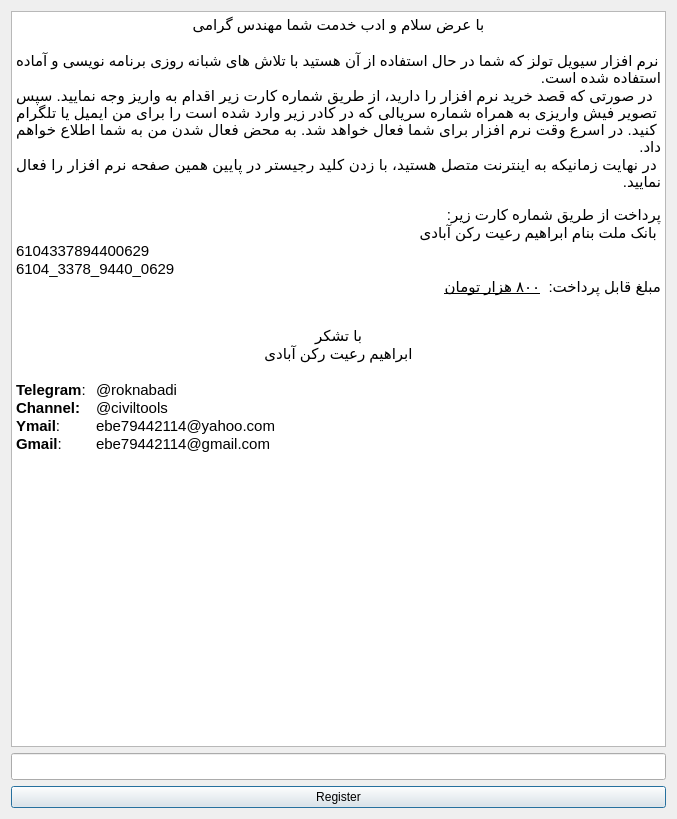
<?xml version="1.0" encoding="UTF-8"?>
<ui version="4.0">
 <class>about</class>
 <widget class="QDialog" name="about">
  <property name="windowModality">
   <enum>Qt::NonModal</enum>
  </property>
  <property name="geometry">
   <rect>
    <x>0</x>
    <y>0</y>
    <width>677</width>
    <height>819</height>
   </rect>
  </property>
  <property name="windowTitle">
   <string>Registration Serial</string>
  </property>
  <property name="modal">
   <bool>false</bool>
  </property>
  <layout class="QVBoxLayout" name="verticalLayout">
   <item>
    <widget class="QTextEdit" name="textEdit">
     <property name="html">
      <string>&lt;!DOCTYPE HTML PUBLIC &quot;-//W3C//DTD HTML 4.0//EN&quot; &quot;http://www.w3.org/TR/REC-html40/strict.dtd&quot;&gt;
&lt;html&gt;&lt;head&gt;&lt;meta name=&quot;qrichtext&quot; content=&quot;1&quot; /&gt;&lt;style type=&quot;text/css&quot;&gt;
p, li { white-space: pre-wrap; }
&lt;/style&gt;&lt;/head&gt;&lt;body style=&quot; font-family:'MS Shell Dlg 2'; font-size:7.8pt; font-weight:400; font-style:normal;&quot;&gt;
&lt;p align=&quot;center&quot; dir='rtl' style=&quot; margin-top:0px; margin-bottom:0px; margin-left:0px; margin-right:0px; -qt-block-indent:0; text-indent:0px;&quot;&gt;&lt;span style=&quot; font-family:'Ubuntu'; font-size:11pt;&quot;&gt;با عرض سلام و ادب خدمت شما مهندس گرامی&lt;/span&gt;&lt;/p&gt;
&lt;p align=&quot;center&quot; dir='rtl' style=&quot;-qt-paragraph-type:empty; margin-top:0px; margin-bottom:0px; margin-left:0px; margin-right:0px; -qt-block-indent:0; text-indent:0px; font-family:'Ubuntu'; font-size:11pt;&quot;&gt;&lt;br /&gt;&lt;/p&gt;
&lt;p align=&quot;justify&quot; dir='rtl' style=&quot; margin-top:0px; margin-bottom:0px; margin-left:0px; margin-right:0px; -qt-block-indent:0; text-indent:0px;&quot;&gt;&lt;span style=&quot; font-family:'Ubuntu'; font-size:11pt;&quot;&gt;نرم افزار سیویل تولز که شما در حال استفاده از آن هستید با تلاش های شبانه روزی برنامه نویسی و آماده استفاده شده است. &lt;/span&gt;&lt;/p&gt;
&lt;p align=&quot;justify&quot; dir='rtl' style=&quot; margin-top:0px; margin-bottom:0px; margin-left:0px; margin-right:0px; -qt-block-indent:0; text-indent:0px;&quot;&gt;&lt;span style=&quot; font-family:'Ubuntu'; font-size:11pt;&quot;&gt; در صورتی که قصد خرید نرم افزار را دارید، از طریق شماره کارت زیر اقدام به واریز وجه نمایید. سپس تصویر فیش واریزی به همراه شماره سریالی که در کادر زیر وارد شده است را برای من ایمیل یا تلگرام کنید. در اسرع وقت نرم افزار برای شما فعال خواهد شد. به محض فعال شدن من به شما اطلاع خواهم داد.&lt;/span&gt;&lt;/p&gt;
&lt;p align=&quot;justify&quot; dir='rtl' style=&quot; margin-top:0px; margin-bottom:0px; margin-left:0px; margin-right:0px; -qt-block-indent:0; text-indent:0px;&quot;&gt;&lt;span style=&quot; font-family:'Ubuntu'; font-size:11pt;&quot;&gt;در نهایت زمانیکه به اینترنت متصل هستید، با زدن کلید رجیستر در پایین همین صفحه نرم افزار را فعال نمایید.&lt;/span&gt;&lt;/p&gt;
&lt;p align=&quot;right&quot; dir='rtl' style=&quot;-qt-paragraph-type:empty; margin-top:0px; margin-bottom:0px; margin-left:0px; margin-right:0px; -qt-block-indent:0; text-indent:0px; font-family:'Noto Sans'; font-size:10pt;&quot;&gt;&lt;br /&gt;&lt;/p&gt;
&lt;p align=&quot;right&quot; dir='rtl' style=&quot; margin-top:0px; margin-bottom:0px; margin-left:0px; margin-right:0px; -qt-block-indent:0; text-indent:0px;&quot;&gt;&lt;span style=&quot; font-family:'Ubuntu'; font-size:11pt;&quot;&gt;پرداخت از طریق شماره کارت زیر:&lt;/span&gt;&lt;/p&gt;
&lt;p align=&quot;right&quot; dir='rtl' style=&quot; margin-top:0px; margin-bottom:0px; margin-left:0px; margin-right:0px; -qt-block-indent:0; text-indent:0px;&quot;&gt;&lt;span style=&quot; font-family:'Ubuntu'; font-size:11pt;&quot;&gt; بانک ملت بنام ابراهیم رعیت&lt;/span&gt;&lt;span style=&quot; font-family:'Ubuntu'; font-size:11pt; color:#000000;&quot;&gt; رکن آبادی&lt;/span&gt;&lt;/p&gt;
&lt;p style=&quot; margin-top:0px; margin-bottom:0px; margin-left:0px; margin-right:0px; -qt-block-indent:0; text-indent:0px;&quot;&gt;&lt;span style=&quot; font-family:'Ubuntu'; font-size:11pt; color:#000000;&quot;&gt;6104337894400629&lt;/span&gt;&lt;/p&gt;
&lt;p style=&quot; margin-top:0px; margin-bottom:0px; margin-left:0px; margin-right:0px; -qt-block-indent:0; text-indent:0px;&quot;&gt;&lt;span style=&quot; font-family:'Ubuntu'; font-size:11pt; color:#000000;&quot;&gt;6104_3378_9440_0629&lt;/span&gt;&lt;/p&gt;
&lt;p align=&quot;right&quot; dir='rtl' style=&quot; margin-top:0px; margin-bottom:0px; margin-left:0px; margin-right:0px; -qt-block-indent:0; text-indent:0px;&quot;&gt;&lt;span style=&quot; font-family:'Ubuntu'; font-size:11pt; color:#000000;&quot;&gt;مبلغ قابل پرداخت:  &lt;/span&gt;&lt;span style=&quot; font-family:'Ubuntu'; font-size:11pt; text-decoration: underline; color:#000000;&quot;&gt;۸۰۰ هزار تومان&lt;/span&gt;&lt;/p&gt;
&lt;p align=&quot;right&quot; dir='rtl' style=&quot;-qt-paragraph-type:empty; margin-top:0px; margin-bottom:0px; margin-left:0px; margin-right:0px; -qt-block-indent:0; text-indent:0px;&quot;&gt;&lt;br /&gt;&lt;/p&gt;
&lt;p align=&quot;right&quot; dir='rtl' style=&quot;-qt-paragraph-type:empty; margin-top:0px; margin-bottom:0px; margin-left:0px; margin-right:0px; -qt-block-indent:0; text-indent:0px; font-family:'Ubuntu'; font-size:11pt; font-weight:600;&quot;&gt;&lt;br /&gt;&lt;/p&gt;
&lt;p align=&quot;center&quot; dir='rtl' style=&quot; margin-top:0px; margin-bottom:0px; margin-left:0px; margin-right:0px; -qt-block-indent:0; text-indent:0px;&quot;&gt;&lt;span style=&quot; font-family:'Ubuntu'; font-size:11pt;&quot;&gt;با تشکر&lt;/span&gt;&lt;/p&gt;
&lt;p align=&quot;center&quot; dir='rtl' style=&quot; margin-top:0px; margin-bottom:0px; margin-left:0px; margin-right:0px; -qt-block-indent:0; text-indent:0px;&quot;&gt;&lt;span style=&quot; font-family:'Ubuntu'; font-size:11pt;&quot;&gt;ابراهیم رعیت رکن آبادی&lt;/span&gt;&lt;/p&gt;
&lt;p align=&quot;right&quot; dir='rtl' style=&quot;-qt-paragraph-type:empty; margin-top:0px; margin-bottom:0px; margin-left:0px; margin-right:0px; -qt-block-indent:0; text-indent:0px; font-family:'Ubuntu'; font-size:11pt;&quot;&gt;&lt;br /&gt;&lt;/p&gt;
&lt;p style=&quot; margin-top:0px; margin-bottom:0px; margin-left:0px; margin-right:0px; -qt-block-indent:0; text-indent:0px;&quot;&gt;&lt;span style=&quot; font-family:'Ubuntu'; font-size:11pt; font-weight:600;&quot;&gt;Telegram&lt;/span&gt;&lt;span style=&quot; font-family:'Ubuntu'; font-size:11pt;&quot;&gt;: 	@roknabadi&lt;/span&gt;&lt;/p&gt;
&lt;p style=&quot; margin-top:0px; margin-bottom:0px; margin-left:0px; margin-right:0px; -qt-block-indent:0; text-indent:0px;&quot;&gt;&lt;span style=&quot; font-family:'Ubuntu'; font-size:11pt; font-weight:600;&quot;&gt;Channel:&lt;/span&gt;&lt;span style=&quot; font-family:'Ubuntu'; font-size:11pt;&quot;&gt; 	@civiltools&lt;/span&gt;&lt;/p&gt;
&lt;p style=&quot; margin-top:0px; margin-bottom:0px; margin-left:0px; margin-right:0px; -qt-block-indent:0; text-indent:0px;&quot;&gt;&lt;span style=&quot; font-family:'Ubuntu'; font-size:11pt; font-weight:600;&quot;&gt;Ymail&lt;/span&gt;&lt;span style=&quot; font-family:'Ubuntu'; font-size:11pt;&quot;&gt;: 	ebe79442114@yahoo.com&lt;/span&gt;&lt;/p&gt;
&lt;p style=&quot; margin-top:0px; margin-bottom:0px; margin-left:0px; margin-right:0px; -qt-block-indent:0; text-indent:0px;&quot;&gt;&lt;span style=&quot; font-family:'Ubuntu'; font-size:11pt; font-weight:600;&quot;&gt;Gmail&lt;/span&gt;&lt;span style=&quot; font-family:'Ubuntu'; font-size:11pt;&quot;&gt;: 	ebe79442114@gmail.com&lt;/span&gt;&lt;/p&gt;
&lt;p align=&quot;right&quot; dir='rtl' style=&quot;-qt-paragraph-type:empty; margin-top:0px; margin-bottom:0px; margin-left:0px; margin-right:0px; -qt-block-indent:0; text-indent:0px; font-family:'Ubuntu'; font-size:11pt; font-weight:600;&quot;&gt;&lt;br /&gt;&lt;/p&gt;&lt;/body&gt;&lt;/html&gt;</string>
     </property>
    </widget>
   </item>
   <item>
    <widget class="QLineEdit" name="serial">
     <property name="font">
      <font>
       <pointsize>12</pointsize>
       <weight>75</weight>
       <bold>true</bold>
      </font>
     </property>
    </widget>
   </item>
   <item>
    <layout class="QHBoxLayout" name="horizontalLayout">
     <item>
      <widget class="QPushButton" name="submit_button">
       <property name="text">
        <string>Register</string>
       </property>
       <property name="icon">
        <iconset resource="../../civiltools.qrc">
         <normaloff>:/civiltools/civilTools/images/Register.png</normaloff>:/civiltools/civilTools/images/Register.png</iconset>
       </property>
       <property name="iconSize">
        <size>
         <width>120</width>
         <height>120</height>
        </size>
       </property>
      </widget>
     </item>
    </layout>
   </item>
  </layout>
 </widget>
 <resources>
  <include location="../../civiltools.qrc"/>
 </resources>
 <connections/>
</ui>
